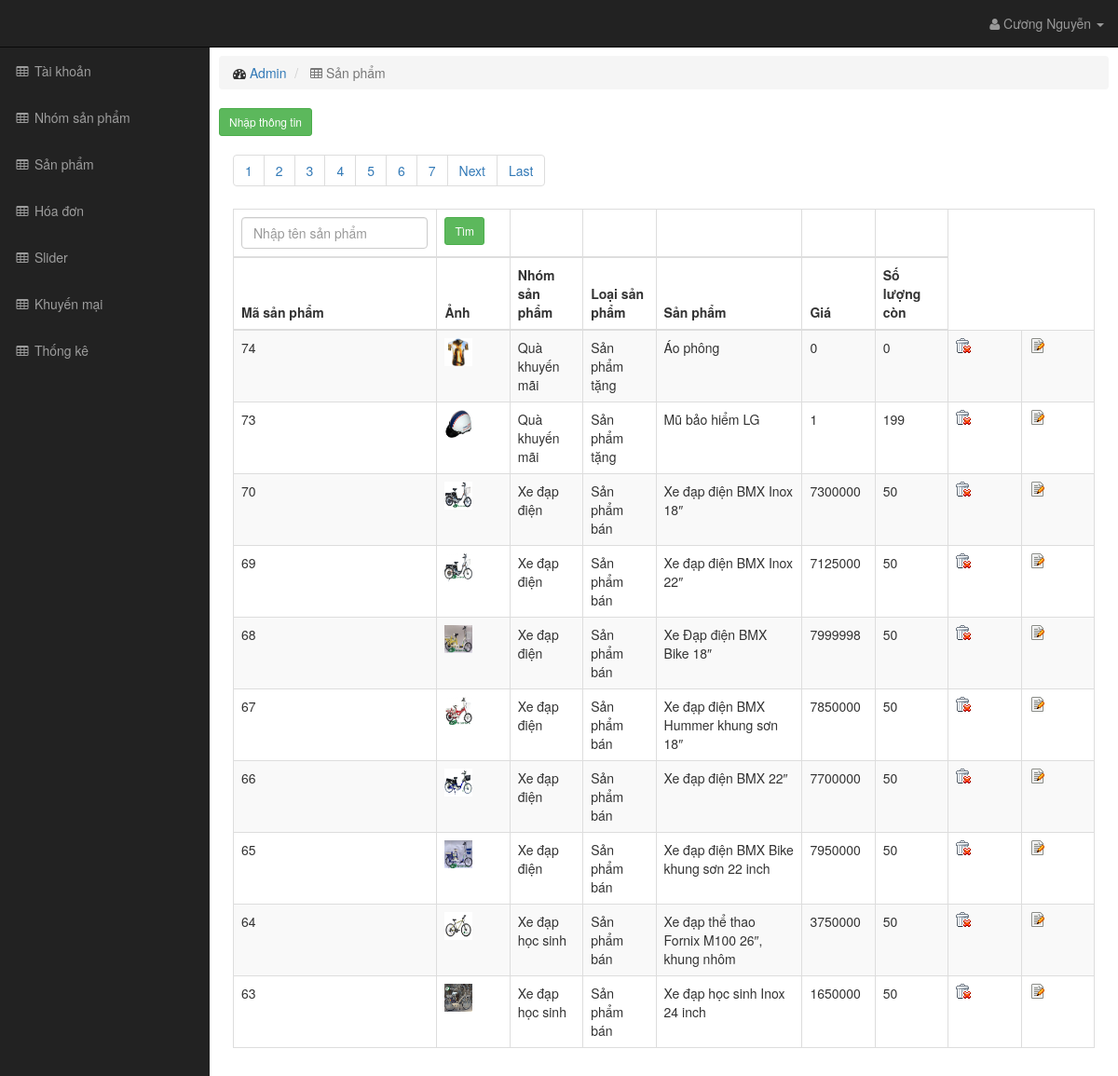
Page /admin/sanpham.php (signed in) on the committed database.
### tables this page shows
CREATE TABLE `sanpham` (
  `manhom` int(11) UNSIGNED NOT NULL,
  `masanpham` int(11) UNSIGNED NOT NULL,
  `loaisanpham` int(11) NOT NULL,
  `tensanpham` text NOT NULL,
  `gia` int(11) NOT NULL,
  `soluongcon` int(11) NOT NULL,
  `anh` text NOT NULL,
  `mota` text NOT NULL,
  `thongsokythuat` text NOT NULL,
  `khungxe` text NOT NULL,
  `mausac` text NOT NULL,
  `giamxoc` text NOT NULL,
  `yenxe` text NOT NULL,
  `vanhxe` text NOT NULL,
  `lopxe` text NOT NULL,
  `phanhxe` text NOT NULL
);

CREATE TABLE `nhomsanpham` (
  `manhom` int(11) UNSIGNED NOT NULL,
  `tennhom` text NOT NULL
);

### admin/sanpham.php (the view, shortened to what this page needs)
<!DOCTYPE html>
<html lang="en">
<head>
    <link href="/xedap/css/bootstrap.min.css" rel="stylesheet">
    <link href="/xedap/css/sb-admin.css" rel="stylesheet">
    <link href="/xedap/font-awesome/css/font-awesome.min.css" rel="stylesheet" type="text/css">
</head>
<body>
    <div id="wrapper">
        <?php
		require_once 'menu.php';
		?>
        <div id="page-wrapper">
            <div class="container-fluid">
                <div class="row">
                    <div>
                        <ol class="breadcrumb">
                            <li>
                                <i class="fa fa-dashboard"></i>  <a href="index.html">Admin</a>
                            </li>
                            <li class="active">
                                <i class="fa fa-table"></i> Sản phẩm
                            </li>
                        </ol>
                    </div>
                </div>
				<div class="row">
					<input type="button" class="btn btn-sm btn-success" name="show" value="Nhập thông tin" onclick="show();">
									<?php
									require_once '../quanly/paging.php';
									$db=new DB_Connect();
									$conn=$db->connect();
									$sql="select * from nhomsanpham";
									$result=$conn->query($sql);
									?>
				</div>
                <div class="row">
                    <div class="col-lg-12">
                        <div class="table-responsive">
                            <table class="table table-bordered table-hover table-striped">
                                <thead>
									<form method="get" action="">
										<tr>
											<td><input type="text" name="search" style="width:200px;" class="form-control" placeholder="Nhập tên sản phẩm"></td>
											<td><input type="submit" class="btn btn-sm btn-success" value="Tìm"></td>
											<th></th>
											<th></th>
											<th></th>
											<th></th>
											<th></th>
										</tr>
									</form>
                                    <tr>
										<th>Mã sản phẩm</th>
										<th>Ảnh</th>
                                        <th>Nhóm sản phẩm</th>
										<th>Loại sản phẩm</th>
                                        <th>Sản phẩm</th>
                                        <th>Giá </th>
										<th>Số lượng còn </th>
                                    </tr>
                                </thead>
                                <tbody>
                                    <?php
									if(isset($_GET['search']))
									{
										$result = mysqli_query($conn, "select count(masanpham) as total from sanpham where tensanpham like '%$_GET[search]%'");
										$link_full="sanpham.php?search=".$_GET['search']."&page={page}";
										$link_first="sanpham.php?search=".$_GET['search'];
									}else{
										$result = mysqli_query($conn, 'select count(masanpham) as total from sanpham');
										$link_full="sanpham.php?page={page}";
										$link_first="sanpham.php";
									}
									$row = mysqli_fetch_assoc($result);
									$total_records = $row['total'];
									$config = array(
										'current_page'  => isset($_GET['page']) ? $_GET['page'] : 1,
										'total_record'  => $total_records,
										'limit'         => 10,
										'link_full'     => $link_full,
										'link_first'    => $link_first,
										'range'         => 10
									);
									$paging = new Pagination();
									$paging->init($config);
									$start=$paging->_config['start'];
									$limit=$paging->_config['limit'];
									if(isset($_GET['search']))
									{
										$sql="select tennhom,masanpham,loaisanpham,tensanpham,gia,anh,soluongcon from sanpham,nhomsanpham where sanpham.manhom=nhomsanpham.manhom and tensanpham like '%$_GET[search]%' order by masanpham desc limit $start,$limit";
									}else{
										$sql="select tennhom,masanpham,loaisanpham,tensanpham,gia,anh,soluongcon from sanpham,nhomsanpham where sanpham.manhom=nhomsanpham.manhom order by masanpham desc limit $start,$limit";
									}
									$result=$conn->query($sql);
									while($row=mysqli_fetch_assoc($result))
									{
									echo '
                                    <tr>
										<td class="col-md-1">'.$row['masanpham'].'</td>
										<td class="col-md-1"><img width="30px" height="30px" src="../images/products/'.$row['anh'].'"/></td>
                                        <td class="col-md-1">'.$row['tennhom'].'</td>
										';
										if($row['loaisanpham']==1)
										{
											echo '<td class="col-md-1">Sản phẩm bán</td>';
										}else{
											echo '<td class="col-md-1">Sản phẩm tặng</td>';
										}
									echo'
										<td class="col-md-2">'.$row['tensanpham'].'</td>
										<td class="col-md-1">'.$row['gia'].'</td>
										<td class="col-md-1">'.$row['soluongcon'].'</td>
										<td class="col-md-1"><input type="image" src="/xedap/images/icons/del.gif" onclick="del('.$row['masanpham'].')"/></td>
										<td class="col-md-1"><input type="image" src="/xedap/images/icons/edit.png" onclick="edit('.$row['masanpham'].')"/></td>
									</tr>';
									}
									echo $paging->html();
									?>
                                </tbody>
                            </table>
                        </div>
                    </div>
                </div>
            </div>
        </div>
    </div>
</body>
</html>

### css/sb-admin.css (style rules this page uses)
body { margin-top: 100px; background-color: #222; }
@media (min-width:768px) { body { margin-top: 50px; } }
#wrapper { padding-left: 0; }
#page-wrapper { width: 100%; padding: 0; background-color: #fff; }
@media (min-width:768px) { #wrapper { padding-left: 225px; } }
@media (min-width:768px) { #page-wrapper { padding: 10px; } }

### rows in the picture
sanpham: masanpham "74", anh (picture), manhom.tennhom "Quà khuyến mãi", loaisanpham "Sản phẩm tặng", tensanpham "Áo phông", gia "0", soluongcon "0"
sanpham: masanpham "73", anh (picture), manhom.tennhom "Quà khuyến mãi", loaisanpham "Sản phẩm tặng", tensanpham "Mũ bảo hiểm LG", gia "1", soluongcon "199"
sanpham: masanpham "70", anh (picture), manhom.tennhom "Xe đạp điện", loaisanpham "Sản phẩm bán", tensanpham "Xe đạp điện BMX Inox 18″", gia "7300000", soluongcon "50"
sanpham: masanpham "69", anh (picture), manhom.tennhom "Xe đạp điện", loaisanpham "Sản phẩm bán", tensanpham "Xe đạp điện BMX Inox 22″", gia "7125000", soluongcon "50"
sanpham: masanpham "68", anh (picture), manhom.tennhom "Xe đạp điện", loaisanpham "Sản phẩm bán", tensanpham "Xe Đạp điện BMX Bike 18″", gia "7999998", soluongcon "50"
sanpham: masanpham "67", anh (picture), manhom.tennhom "Xe đạp điện", loaisanpham "Sản phẩm bán", tensanpham "Xe đạp điện BMX Hummer khung sơn 18″", gia "7850000", soluongcon "50"
sanpham: masanpham "66", anh (picture), manhom.tennhom "Xe đạp điện", loaisanpham "Sản phẩm bán", tensanpham "Xe đạp điện BMX 22″", gia "7700000", soluongcon "50"
sanpham: masanpham "65", anh (picture), manhom.tennhom "Xe đạp điện", loaisanpham "Sản phẩm bán", tensanpham "Xe đạp điện BMX Bike khung sơn 22 inch", gia "7950000", soluongcon "50"
sanpham: masanpham "64", anh (picture), manhom.tennhom "Xe đạp học sinh", loaisanpham "Sản phẩm bán", tensanpham "Xe đạp thể thao Fornix M100 26″, khung nhôm", gia "3750000", soluongcon "50"
sanpham: masanpham "63", anh (picture), manhom.tennhom "Xe đạp học sinh", loaisanpham "Sản phẩm bán", tensanpham "Xe đạp học sinh Inox 24 inch", gia "1650000", soluongcon "50"

### other values in the picture
$_SESSION['adminName'] "Cương Nguyễn"
